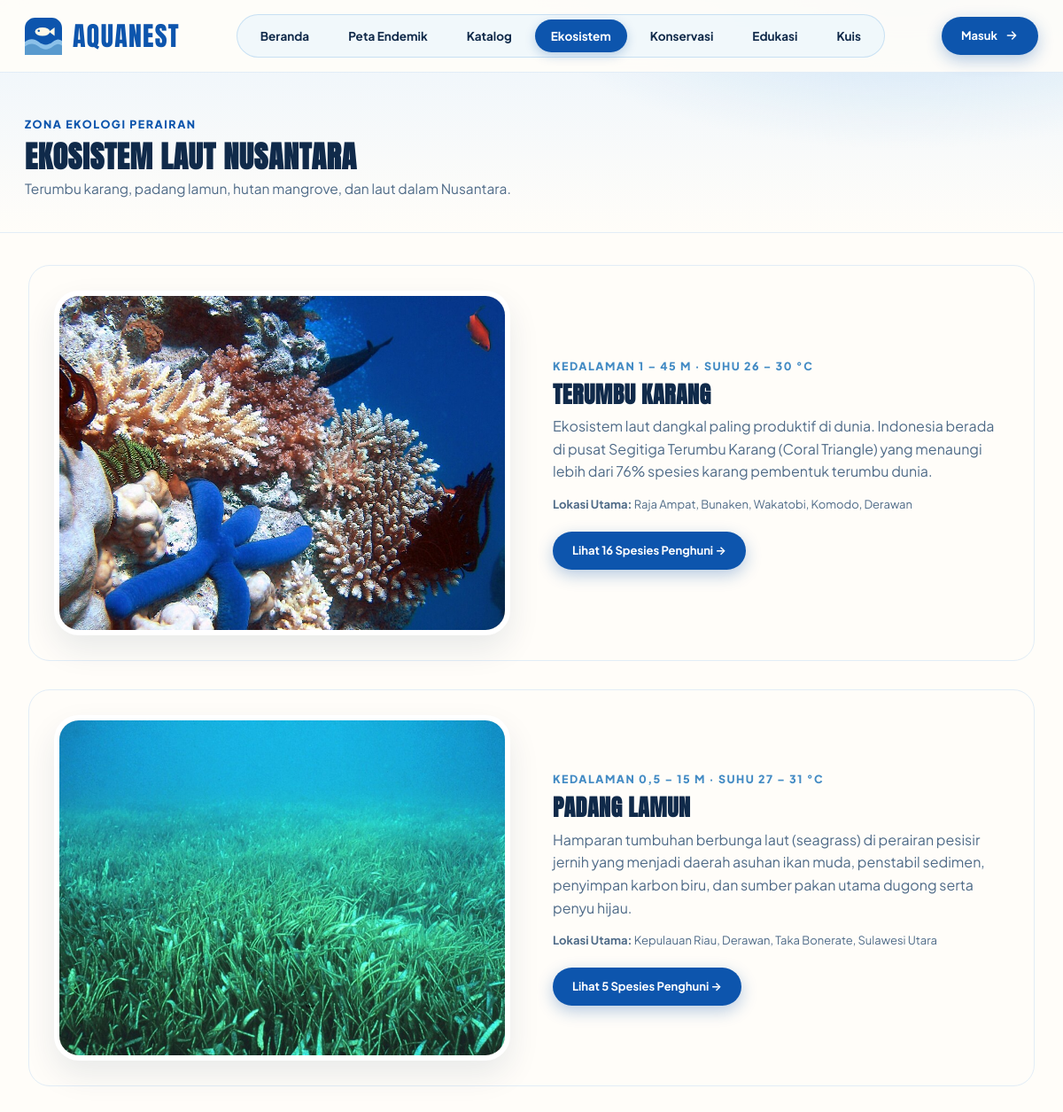
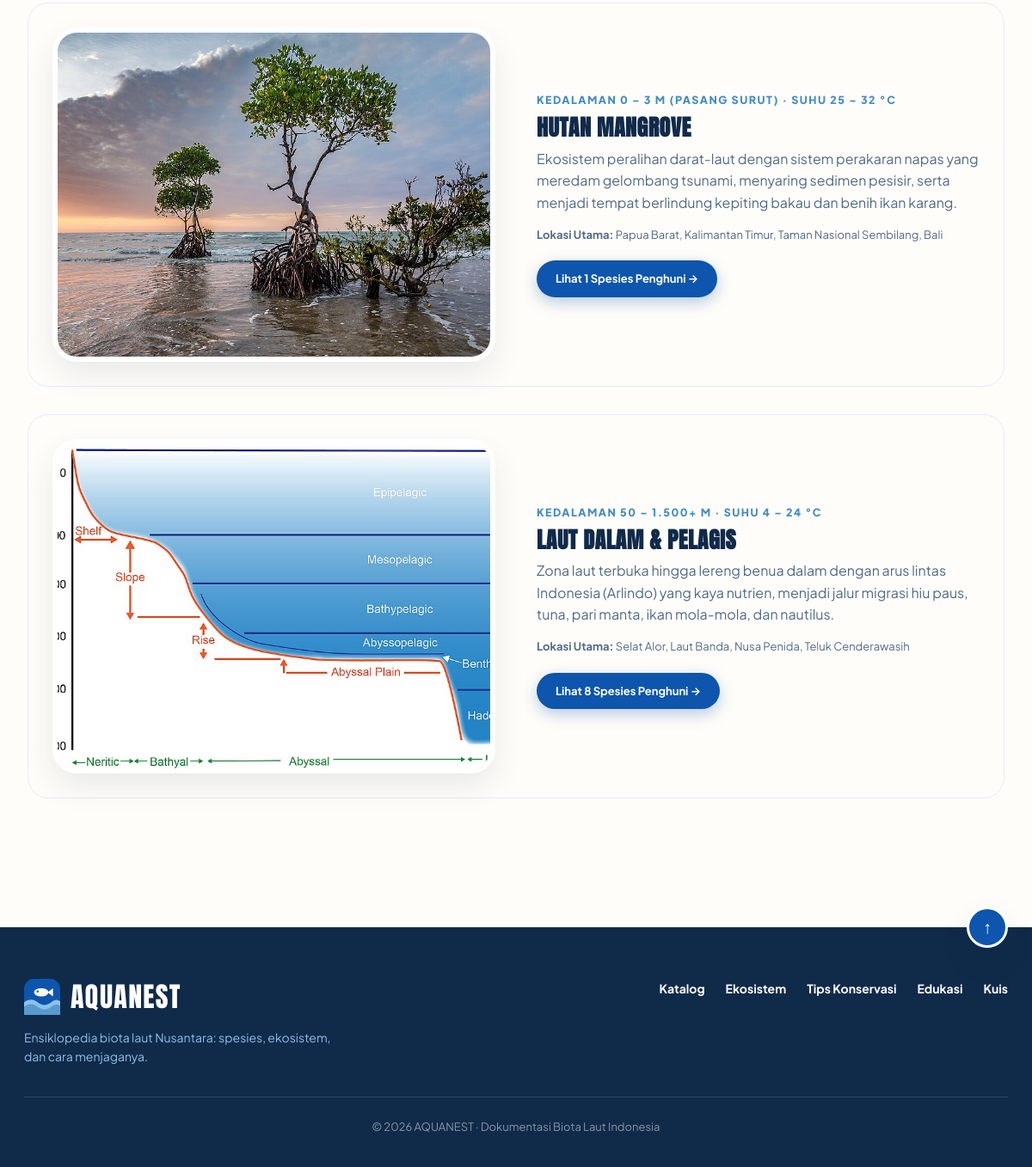
/ecosystems.php, run on the app's committed database (2 pictures, top to bottom).
### tables this page shows
CREATE TABLE habitats (
  id INT AUTO_INCREMENT PRIMARY KEY,
  name VARCHAR(120) NOT NULL,
  slug VARCHAR(120) NOT NULL UNIQUE,
  depth_range VARCHAR(80) NOT NULL,
  temperature_range VARCHAR(80) NOT NULL,
  description TEXT NOT NULL,
  image_url VARCHAR(255) NOT NULL,
  key_locations VARCHAR(255) NOT NULL
);

### config/database.php (called while the page is built, shortened)
<?php
function e(?string $str): string {
    return htmlspecialchars((string)$str, ENT_QUOTES | ENT_SUBSTITUTE, 'UTF-8');
}

### ecosystems.php (the view, shortened to what this page needs)
<?php
require_once __DIR__ . '/config/database.php';
$pdo = getPDO();
$habitats = $pdo->query("
    SELECT h.*, (SELECT COUNT(*) FROM species s WHERE s.habitat_id = h.id) AS species_count
    FROM habitats h ORDER BY h.id ASC
")->fetchAll();
require __DIR__ . '/includes/header.php';
?>
<section class="page-hero">
  <div class="container">
    <div class="kicker" style="color:var(--brand);">Zona Ekologi Perairan</div>
    <h1 style="font-size:34px;">Ekosistem Laut Nusantara</h1>
    <p style="color:var(--muted);margin-top:8px;">Terumbu karang, padang lamun, hutan mangrove, dan laut dalam Nusantara.</p>
  </div>
</section>
<section class="section-pad">
  <div class="container" style="display:grid;gap:32px;">
    <?php foreach ($habitats as $hab): ?>
    <article class="hero-grid" style="background:var(--cream);border:1px solid var(--line);border-radius:24px;padding:28px;">
      <div class="hero-frame">
        <img src="<?= e(ltrim($hab['image_url'], '/')) ?>" alt="<?= e($hab['name']) ?>">
      </div>
      <div>
        <div class="kicker">Kedalaman <?= e($hab['depth_range']) ?> &middot; Suhu <?= e($hab['temperature_range']) ?></div>
        <h2 style="font-size:26px;color:var(--ink);margin-bottom:10px;"><?= e($hab['name']) ?></h2>
        <p style="color:var(--muted);margin-bottom:14px;"><?= e($hab['description']) ?></p>
        <p style="font-size:13px;color:var(--muted);margin-bottom:20px;"><strong>Lokasi Utama:</strong> <?= e($hab['key_locations']) ?></p>
        <a href="species.php?habitat=<?= urlencode($hab['slug']) ?>" class="btn btn-primary btn-sm">
          Lihat <?= (int)$hab['species_count'] ?> Spesies Penghuni &rarr;
        </a>
      </div>
    </article>
    <?php endforeach; ?>
  </div>
</section>
<?php require __DIR__ . '/includes/footer.php'; ?>

### assets/css/style.css (style rules this page uses)
:root { --font-display: 'Anton', 'Bebas Neue', 'Impact', sans-serif; --font-body: 'Plus Jakarta Sans', -apple-system, BlinkMacSystemFont, "Segoe UI", Roboto, sans-serif; --clouds: #FFF8E7; --clear-skies: #8CC1E9; --deep-ocean: #102A4A; --blueberry: #0D55AD; --bluebird: #438BC4; --reef-gold: #F59E0B; --reef-gold-vibrant: #FBBF24; --reef-gold-light: #FEF3C7; --coral-orange: #F97316; --coral-soft: #FFEDD5; --coral-pink: #FB7185; --lagoon-mint: #10B981; --lagoon-soft: #D1FAE5; --ocean-ice: #EBF5FC; --sand-warm: #FFFDF9; --sand-card: #FFF8ED; --paper: #FAFBFD; --brand: var(--blueberry); --ink: var(--deep-ocean); --muted: #4F6B88; --line: #E2EDF7; --line-strong: #CBD5E1; --shadow-sm: 0 4px 14px rgba(16, 42, 74, 0.05); --shadow: 0 16px 36px rgba(16, 42, 74, 0.09); --shadow-lg: 0 24px 50px rgba(16, 42, 74, 0.14); }
* { box-sizing: border-box; margin: 0; padding: 0; }
html { scroll-behavior: smooth; }
body { font-family: var(--font-body); color: var(--ink); line-height: 1.6; padding: 0; margin: 0; min-height: 100vh; background: var(--sand-warm); overflow-x: hidden; }
h1, h2, h3, h4, .brand-text, .display-title, .mega-title { font-family: var(--font-display); letter-spacing: 0.02em; text-transform: uppercase; color: var(--deep-ocean); line-height: 0.98; }
a { color: inherit; text-decoration: none; }
img { max-width: 100%; display: block; }
.shell .container, .container { max-width: 1320px; margin: 0 auto; padding: 0 32px; width: 100%; }
.kicker { font-size: 12.5px; font-weight: 800; text-transform: uppercase; letter-spacing: .12em; color: var(--bluebird); margin-bottom: 10px; }
.btn { display: inline-flex; align-items: center; justify-content: center; gap: 8px; padding: 12px 26px; border-radius: 999px; font-size: 14px; font-weight: 700; font-family: inherit; border: 2px solid transparent; cursor: pointer; white-space: nowrap; transition: all .2s ease; }
.btn-sm { padding: 9px 20px; font-size: 13px; }
.btn-primary { background: var(--blueberry); color: #FFFFFF; box-shadow: 0 6px 18px rgba(13, 85, 173, 0.3); }
.page-hero { position: relative; margin-top: -82px; width: 100%; padding: 130px max(28px, calc((100% - 1320px) / 2 + 28px)) 36px; background: radial-gradient(600px 240px at 85% 0%, rgba(140, 193, 233, 0.35), transparent 70%), linear-gradient(180deg, #EBF4FC 0%, rgba(250,252,254,0) 100%); border-bottom: 1px solid var(--line); }
.page-hero .container { padding: 0; }
.page-hero h1 { font-size: clamp(32px, 5vw, 54px); font-family: var(--font-display); color: var(--deep-ocean); letter-spacing: 0.02em; }
.page-hero p { max-width: 600px; margin-top: 8px; font-size: 15.5px; color: var(--muted); }
.section-pad { padding: 36px 0 70px; width: 100%; }
.hero-grid { display: grid; grid-template-columns: 1fr 1fr; gap: 48px; align-items: center; }
.hero-frame { border-radius: 28px; overflow: hidden; border: 6px solid #fff; box-shadow: var(--shadow); background: var(--clouds); }
.hero-frame img { width: 100%; aspect-ratio: 4/3; object-fit: cover; }

### data on the page
habitats: image_url (picture), depth_range "1 – 45 M", temperature_range "26 – 30 °C", name "TERUMBU KARANG", description "Ekosistem laut dangkal paling produktif di dunia. Indonesia berada di pusat Segitiga Terumbu Karang (Coral Triangle) yang menaungi lebih dari 76% spesies karang pembentuk terumbu dunia.", key_locations "Raja Ampat, Bunaken, Wakatobi, Komodo, Derawan", species_count "16"
habitats: image_url (picture), depth_range "0,5 – 15 M", temperature_range "27 – 31 °C", name "PADANG LAMUN", description "Hamparan tumbuhan berbunga laut (seagrass) di perairan pesisir jernih yang menjadi daerah asuhan ikan muda, penstabil sedimen, penyimpan karbon biru, dan sumber pakan utama dugong serta penyu hijau.", key_locations "Kepulauan Riau, Derawan, Taka Bonerate, Sulawesi Utara", species_count "5"
habitats: image_url (picture), depth_range "0 – 3 M (PASANG SURUT)", temperature_range "25 – 32 °C", name "HUTAN MANGROVE", description "Ekosistem peralihan darat-laut dengan sistem perakaran napas yang meredam gelombang tsunami, menyaring sedimen pesisir, serta menjadi tempat berlindung kepiting bakau dan benih ikan karang.", key_locations "Papua Barat, Kalimantan Timur, Taman Nasional Sembilang, Bali", species_count "1"
habitats: image_url (picture), depth_range "50 – 1.500+ M", temperature_range "4 – 24 °C", name "LAUT DALAM & PELAGIS", description "Zona laut terbuka hingga lereng benua dalam dengan arus lintas Indonesia (Arlindo) yang kaya nutrien, menjadi jalur migrasi hiu paus, tuna, pari manta, ikan mola-mola, dan nautilus.", key_locations "Selat Alor, Laut Banda, Nusa Penida, Teluk Cenderawasih", species_count "8"

### other printed values
$label "Beranda"
$label "Peta Endemik"
$label "Katalog"
$label "Ekosistem"
$label "Konservasi"
$label "Edukasi"
$label "Kuis"
